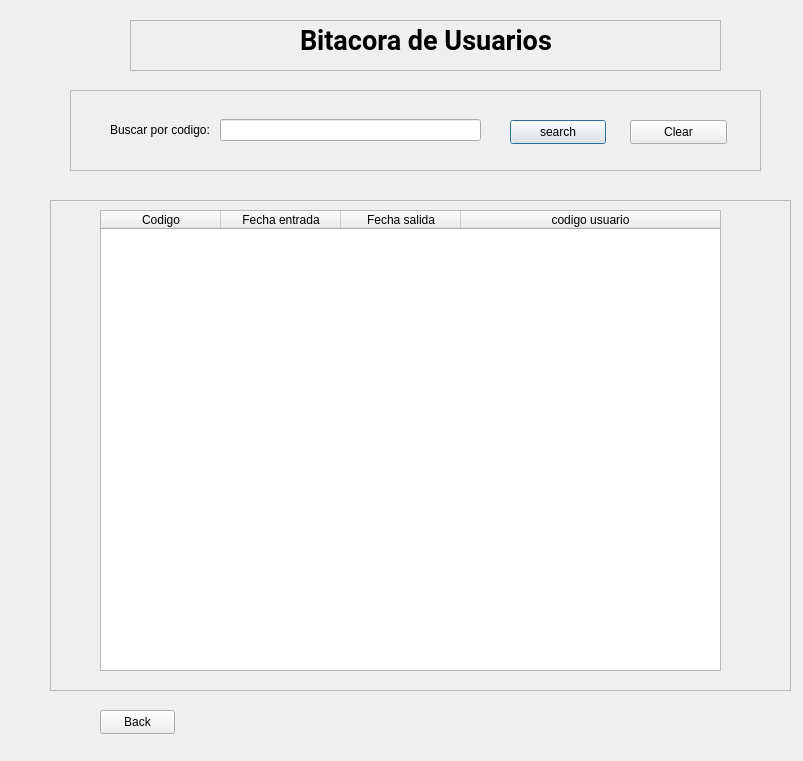
<?xml version="1.0" encoding="UTF-8"?>
<ui version="4.0">
 <class>Dialog</class>
 <widget class="QDialog" name="Dialog">
  <property name="geometry">
   <rect>
    <x>0</x>
    <y>0</y>
    <width>803</width>
    <height>761</height>
   </rect>
  </property>
  <property name="windowTitle">
   <string>Dialog</string>
  </property>
  <widget class="QFrame" name="info_frame">
   <property name="geometry">
    <rect>
     <x>70</x>
     <y>90</y>
     <width>691</width>
     <height>81</height>
    </rect>
   </property>
   <property name="frameShape">
    <enum>QFrame::Shape::StyledPanel</enum>
   </property>
   <property name="frameShadow">
    <enum>QFrame::Shadow::Raised</enum>
   </property>
   <widget class="QWidget" name="layoutWidget">
    <property name="geometry">
     <rect>
      <x>40</x>
      <y>10</y>
      <width>381</width>
      <height>61</height>
     </rect>
    </property>
    <layout class="QGridLayout" name="gridLayout">
     <property name="rightMargin">
      <number>10</number>
     </property>
     <property name="horizontalSpacing">
      <number>10</number>
     </property>
     <property name="verticalSpacing">
      <number>15</number>
     </property>
     <item row="0" column="1">
      <widget class="QLineEdit" name="lineEditCodigo"/>
     </item>
     <item row="0" column="0">
      <widget class="QLabel" name="label_2">
       <property name="text">
        <string>Buscar por codigo:</string>
       </property>
      </widget>
     </item>
    </layout>
   </widget>
   <widget class="QPushButton" name="search_btn">
    <property name="geometry">
     <rect>
      <x>440</x>
      <y>30</y>
      <width>96</width>
      <height>24</height>
     </rect>
    </property>
    <property name="text">
     <string>search</string>
    </property>
   </widget>
   <widget class="QPushButton" name="clear_btn">
    <property name="geometry">
     <rect>
      <x>560</x>
      <y>30</y>
      <width>97</width>
      <height>24</height>
     </rect>
    </property>
    <property name="text">
     <string>Clear</string>
    </property>
   </widget>
  </widget>
  <widget class="QFrame" name="frame_2">
   <property name="geometry">
    <rect>
     <x>130</x>
     <y>20</y>
     <width>591</width>
     <height>51</height>
    </rect>
   </property>
   <property name="frameShape">
    <enum>QFrame::Shape::StyledPanel</enum>
   </property>
   <property name="frameShadow">
    <enum>QFrame::Shadow::Raised</enum>
   </property>
   <widget class="QLabel" name="label">
    <property name="geometry">
     <rect>
      <x>170</x>
      <y>0</y>
      <width>261</width>
      <height>41</height>
     </rect>
    </property>
    <property name="font">
     <font>
      <family>Roboto</family>
      <pointsize>20</pointsize>
      <bold>true</bold>
     </font>
    </property>
    <property name="text">
     <string>Bitacora de Usuarios</string>
    </property>
   </widget>
  </widget>
  <widget class="QFrame" name="result_frame">
   <property name="geometry">
    <rect>
     <x>50</x>
     <y>200</y>
     <width>741</width>
     <height>491</height>
    </rect>
   </property>
   <property name="focusPolicy">
    <enum>Qt::FocusPolicy::NoFocus</enum>
   </property>
   <property name="frameShape">
    <enum>QFrame::Shape::StyledPanel</enum>
   </property>
   <property name="frameShadow">
    <enum>QFrame::Shadow::Raised</enum>
   </property>
   <widget class="QTableWidget" name="tableWidget">
    <property name="geometry">
     <rect>
      <x>50</x>
      <y>10</y>
      <width>621</width>
      <height>461</height>
     </rect>
    </property>
    <property name="focusPolicy">
     <enum>Qt::FocusPolicy::NoFocus</enum>
    </property>
    <property name="showGrid">
     <bool>false</bool>
    </property>
    <attribute name="horizontalHeaderMinimumSectionSize">
     <number>50</number>
    </attribute>
    <attribute name="horizontalHeaderDefaultSectionSize">
     <number>120</number>
    </attribute>
    <attribute name="horizontalHeaderStretchLastSection">
     <bool>true</bool>
    </attribute>
    <attribute name="verticalHeaderVisible">
     <bool>false</bool>
    </attribute>
    <column>
     <property name="text">
      <string>Codigo</string>
     </property>
    </column>
    <column>
     <property name="text">
      <string>Fecha entrada</string>
     </property>
    </column>
    <column>
     <property name="text">
      <string>Fecha salida</string>
     </property>
    </column>
    <column>
     <property name="text">
      <string>codigo usuario</string>
     </property>
    </column>
   </widget>
  </widget>
  <widget class="QPushButton" name="back_btn">
   <property name="geometry">
    <rect>
     <x>100</x>
     <y>710</y>
     <width>75</width>
     <height>24</height>
    </rect>
   </property>
   <property name="text">
    <string>Back</string>
   </property>
  </widget>
 </widget>
 <resources/>
 <connections/>
</ui>
